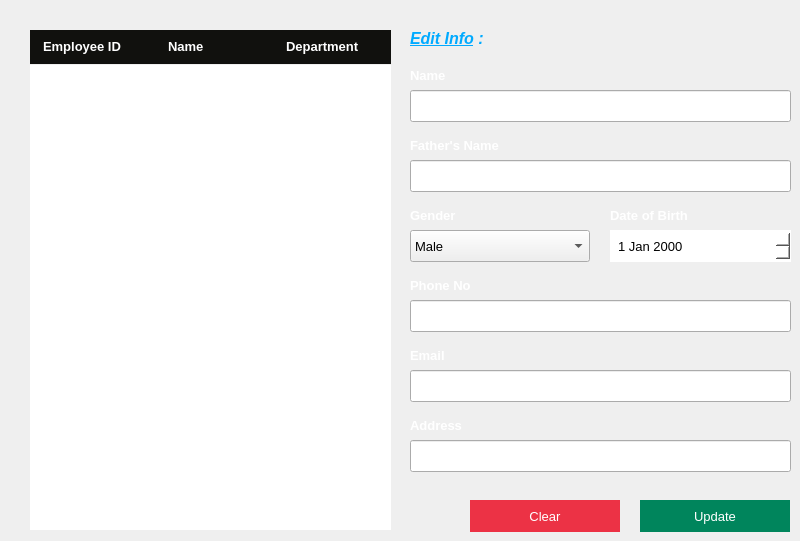
   <widget class="QWidget" name="updateEmpWidget">
    <property name="styleSheet">
     <string notr="true">#updateEmpWidget
{
	background:#2D2D2D;
}

</string>
    </property>
    <widget class="QLineEdit" name="updateEmpName">
     <property name="geometry">
      <rect>
       <x>410</x>
       <y>90</y>
       <width>381</width>
       <height>32</height>
      </rect>
     </property>
     <property name="font">
      <font>
       <family>Arial</family>
       <pointsize>10</pointsize>
      </font>
     </property>
     <property name="styleSheet">
      <string notr="true"/>
     </property>
    </widget>
    <widget class="QLabel" name="id_15">
     <property name="geometry">
      <rect>
       <x>410</x>
       <y>65</y>
       <width>141</width>
       <height>21</height>
      </rect>
     </property>
     <property name="font">
      <font>
       <pointsize>10</pointsize>
       <weight>75</weight>
       <bold>true</bold>
      </font>
     </property>
     <property name="text">
      <string>&lt;html&gt;&lt;head/&gt;&lt;body&gt;&lt;p&gt;&lt;span style=&quot; color:#ffffff;&quot;&gt;Name&lt;/span&gt;&lt;/p&gt;&lt;/body&gt;&lt;/html&gt;</string>
     </property>
    </widget>
    <widget class="QLabel" name="id_16">
     <property name="geometry">
      <rect>
       <x>410</x>
       <y>345</y>
       <width>141</width>
       <height>21</height>
      </rect>
     </property>
     <property name="font">
      <font>
       <pointsize>10</pointsize>
       <weight>75</weight>
       <bold>true</bold>
      </font>
     </property>
     <property name="text">
      <string>&lt;html&gt;&lt;head/&gt;&lt;body&gt;&lt;p&gt;&lt;span style=&quot; color:#ffffff;&quot;&gt;Email&lt;/span&gt;&lt;/p&gt;&lt;/body&gt;&lt;/html&gt;</string>
     </property>
    </widget>
    <widget class="QLabel" name="id_17">
     <property name="geometry">
      <rect>
       <x>410</x>
       <y>205</y>
       <width>141</width>
       <height>21</height>
      </rect>
     </property>
     <property name="font">
      <font>
       <pointsize>10</pointsize>
       <weight>75</weight>
       <bold>true</bold>
      </font>
     </property>
     <property name="text">
      <string>&lt;html&gt;&lt;head/&gt;&lt;body&gt;&lt;p&gt;&lt;span style=&quot; color:#ffffff;&quot;&gt;Gender&lt;/span&gt;&lt;/p&gt;&lt;/body&gt;&lt;/html&gt;</string>
     </property>
    </widget>
    <widget class="QComboBox" name="updateEmpGender">
     <property name="geometry">
      <rect>
       <x>410</x>
       <y>230</y>
       <width>180</width>
       <height>32</height>
      </rect>
     </property>
     <property name="font">
      <font>
       <family>Arial</family>
       <pointsize>10</pointsize>
      </font>
     </property>
     <property name="styleSheet">
      <string notr="true">#empDesig
{
	background:white;
	color:black;
	border:none;
	padding-left:6px;
}</string>
     </property>
     <item>
      <property name="text">
       <string>Male</string>
      </property>
     </item>
     <item>
      <property name="text">
       <string>Female</string>
      </property>
     </item>
     <item>
      <property name="text">
       <string>Other</string>
      </property>
     </item>
    </widget>
    <widget class="QLabel" name="id_19">
     <property name="geometry">
      <rect>
       <x>610</x>
       <y>205</y>
       <width>141</width>
       <height>21</height>
      </rect>
     </property>
     <property name="font">
      <font>
       <pointsize>10</pointsize>
       <weight>75</weight>
       <bold>true</bold>
      </font>
     </property>
     <property name="text">
      <string>&lt;html&gt;&lt;head/&gt;&lt;body&gt;&lt;p&gt;&lt;span style=&quot; color:#ffffff;&quot;&gt;Date of Birth&lt;/span&gt;&lt;/p&gt;&lt;/body&gt;&lt;/html&gt;</string>
     </property>
    </widget>
    <widget class="QLabel" name="id_18">
     <property name="geometry">
      <rect>
       <x>410</x>
       <y>275</y>
       <width>141</width>
       <height>21</height>
      </rect>
     </property>
     <property name="font">
      <font>
       <pointsize>10</pointsize>
       <weight>75</weight>
       <bold>true</bold>
      </font>
     </property>
     <property name="text">
      <string>&lt;html&gt;&lt;head/&gt;&lt;body&gt;&lt;p&gt;&lt;span style=&quot; color:#ffffff;&quot;&gt;Phone No&lt;/span&gt;&lt;/p&gt;&lt;/body&gt;&lt;/html&gt;</string>
     </property>
    </widget>
    <widget class="QLineEdit" name="updateEmpPhone">
     <property name="geometry">
      <rect>
       <x>410</x>
       <y>300</y>
       <width>381</width>
       <height>32</height>
      </rect>
     </property>
     <property name="font">
      <font>
       <family>Arial</family>
       <pointsize>10</pointsize>
      </font>
     </property>
     <property name="styleSheet">
      <string notr="true"/>
     </property>
    </widget>
    <widget class="QLineEdit" name="updateEmpEmail">
     <property name="geometry">
      <rect>
       <x>410</x>
       <y>370</y>
       <width>381</width>
       <height>32</height>
      </rect>
     </property>
     <property name="font">
      <font>
       <family>Arial</family>
       <pointsize>10</pointsize>
      </font>
     </property>
     <property name="styleSheet">
      <string notr="true"/>
     </property>
    </widget>
    <widget class="QLineEdit" name="updateEmpAddress">
     <property name="geometry">
      <rect>
       <x>410</x>
       <y>440</y>
       <width>381</width>
       <height>32</height>
      </rect>
     </property>
     <property name="font">
      <font>
       <family>Arial</family>
       <pointsize>10</pointsize>
      </font>
     </property>
     <property name="styleSheet">
      <string notr="true"/>
     </property>
    </widget>
    <widget class="QLabel" name="id_20">
     <property name="geometry">
      <rect>
       <x>410</x>
       <y>415</y>
       <width>141</width>
       <height>21</height>
      </rect>
     </property>
     <property name="font">
      <font>
       <pointsize>10</pointsize>
       <weight>75</weight>
       <bold>true</bold>
      </font>
     </property>
     <property name="text">
      <string>&lt;html&gt;&lt;head/&gt;&lt;body&gt;&lt;p&gt;&lt;span style=&quot; color:#ffffff;&quot;&gt;Address&lt;/span&gt;&lt;/p&gt;&lt;/body&gt;&lt;/html&gt;</string>
     </property>
    </widget>
    <widget class="QLabel" name="id_21">
     <property name="geometry">
      <rect>
       <x>410</x>
       <y>135</y>
       <width>141</width>
       <height>21</height>
      </rect>
     </property>
     <property name="font">
      <font>
       <pointsize>10</pointsize>
       <weight>75</weight>
       <bold>true</bold>
      </font>
     </property>
     <property name="text">
      <string>&lt;html&gt;&lt;head/&gt;&lt;body&gt;&lt;p&gt;&lt;span style=&quot; color:#ffffff;&quot;&gt;Father's Name&lt;/span&gt;&lt;/p&gt;&lt;/body&gt;&lt;/html&gt;</string>
     </property>
    </widget>
    <widget class="QLineEdit" name="updateEmpFName">
     <property name="geometry">
      <rect>
       <x>410</x>
       <y>160</y>
       <width>381</width>
       <height>32</height>
      </rect>
     </property>
     <property name="font">
      <font>
       <family>Arial</family>
       <pointsize>10</pointsize>
      </font>
     </property>
     <property name="styleSheet">
      <string notr="true"/>
     </property>
    </widget>
    <widget class="QPushButton" name="pushButton_7">
     <property name="geometry">
      <rect>
       <x>640</x>
       <y>500</y>
       <width>150</width>
       <height>32</height>
      </rect>
     </property>
     <property name="font">
      <font>
       <pointsize>10</pointsize>
      </font>
     </property>
     <property name="cursor">
      <cursorShape>PointingHandCursor</cursorShape>
     </property>
     <property name="focusPolicy">
      <enum>Qt::TabFocus</enum>
     </property>
     <property name="styleSheet">
      <string notr="true">#pushButton_7
{
	background:#00855C;
	border:none;
	color:white;
}

#pushButton_7:hover
{
	background:#2D2D2D;
	border:2px solid #00855C;
	color:#00855C;
}</string>
     </property>
     <property name="text">
      <string>Update</string>
     </property>
    </widget>
    <widget class="QPushButton" name="pushButton_8">
     <property name="geometry">
      <rect>
       <x>470</x>
       <y>500</y>
       <width>150</width>
       <height>32</height>
      </rect>
     </property>
     <property name="font">
      <font>
       <pointsize>10</pointsize>
      </font>
     </property>
     <property name="cursor">
      <cursorShape>PointingHandCursor</cursorShape>
     </property>
     <property name="focusPolicy">
      <enum>Qt::TabFocus</enum>
     </property>
     <property name="styleSheet">
      <string notr="true">#pushButton_8
{
	background:#EC3245;
	border:none;
	color:white;
}

#pushButton_8:hover
{
	background:#2d2d2d;
	border:2px solid #EC3245;
	color:#EC3245;
}</string>
     </property>
     <property name="text">
      <string>Clear</string>
     </property>
    </widget>
    <widget class="QLabel" name="label_20">
     <property name="geometry">
      <rect>
       <x>410</x>
       <y>23</y>
       <width>81</width>
       <height>31</height>
      </rect>
     </property>
     <property name="font">
      <font>
       <family>Arial</family>
       <pointsize>12</pointsize>
       <weight>75</weight>
       <bold>true</bold>
      </font>
     </property>
     <property name="text">
      <string>&lt;html&gt;&lt;head/&gt;&lt;body&gt;&lt;p&gt;&lt;span style=&quot; font-style:italic; text-decoration: underline; color:#00aaff;&quot;&gt;Edit Info&lt;/span&gt;&lt;span style=&quot; font-style:italic; color:#00aaff;&quot;&gt; : &lt;/span&gt;&lt;/p&gt;&lt;/body&gt;&lt;/html&gt;</string>
     </property>
    </widget>
    <widget class="QDateEdit" name="updateEmpDOB">
     <property name="geometry">
      <rect>
       <x>610</x>
       <y>230</y>
       <width>181</width>
       <height>32</height>
      </rect>
     </property>
     <property name="font">
      <font>
       <family>Arial</family>
       <pointsize>10</pointsize>
      </font>
     </property>
     <property name="styleSheet">
      <string notr="true">#updateEmpDOB
{
	background:white;
	color:black;
	border:none;
	padding-left:6px;
}</string>
     </property>
    </widget>
    <widget class="QTableView" name="updateTableView">
     <property name="geometry">
      <rect>
       <x>30</x>
       <y>65</y>
       <width>361</width>
       <height>465</height>
      </rect>
     </property>
     <property name="sizePolicy">
      <sizepolicy hsizetype="Fixed" vsizetype="Fixed">
       <horstretch>0</horstretch>
       <verstretch>0</verstretch>
      </sizepolicy>
     </property>
     <property name="focusPolicy">
      <enum>Qt::NoFocus</enum>
     </property>
     <property name="autoFillBackground">
      <bool>false</bool>
     </property>
     <property name="frameShape">
      <enum>QFrame::NoFrame</enum>
     </property>
     <property name="horizontalScrollBarPolicy">
      <enum>Qt::ScrollBarAlwaysOff</enum>
     </property>
     <property name="sizeAdjustPolicy">
      <enum>QAbstractScrollArea::AdjustIgnored</enum>
     </property>
     <property name="editTriggers">
      <set>QAbstractItemView::NoEditTriggers</set>
     </property>
     <property name="tabKeyNavigation">
      <bool>false</bool>
     </property>
     <property name="showDropIndicator" stdset="0">
      <bool>false</bool>
     </property>
     <property name="dragDropOverwriteMode">
      <bool>false</bool>
     </property>
     <property name="alternatingRowColors">
      <bool>true</bool>
     </property>
     <property name="selectionMode">
      <enum>QAbstractItemView::SingleSelection</enum>
     </property>
     <property name="selectionBehavior">
      <enum>QAbstractItemView::SelectRows</enum>
     </property>
     <property name="textElideMode">
      <enum>Qt::ElideNone</enum>
     </property>
     <property name="showGrid">
      <bool>false</bool>
     </property>
     <property name="gridStyle">
      <enum>Qt::NoPen</enum>
     </property>
     <property name="cornerButtonEnabled">
      <bool>false</bool>
     </property>
     <attribute name="horizontalHeaderVisible">
      <bool>false</bool>
     </attribute>
     <attribute name="horizontalHeaderMinimumSectionSize">
      <number>30</number>
     </attribute>
     <attribute name="horizontalHeaderDefaultSectionSize">
      <number>120</number>
     </attribute>
    </widget>
    <widget class="QLabel" name="label_26">
     <property name="geometry">
      <rect>
       <x>30</x>
       <y>30</y>
       <width>131</width>
       <height>34</height>
      </rect>
     </property>
     <property name="font">
      <font>
       <pointsize>10</pointsize>
       <weight>75</weight>
       <bold>true</bold>
      </font>
     </property>
     <property name="styleSheet">
      <string notr="true">#label_26
{
	color:white;
	background:#11110E;
padding-left:10px;
}</string>
     </property>
     <property name="text">
      <string>&lt;html&gt;&lt;head/&gt;&lt;body&gt;&lt;p&gt;    Employee ID&lt;/p&gt;&lt;/body&gt;&lt;/html&gt;</string>
     </property>
    </widget>
    <widget class="QLabel" name="label_27">
     <property name="geometry">
      <rect>
       <x>160</x>
       <y>30</y>
       <width>120</width>
       <height>34</height>
      </rect>
     </property>
     <property name="font">
      <font>
       <pointsize>10</pointsize>
       <weight>75</weight>
       <bold>true</bold>
      </font>
     </property>
     <property name="styleSheet">
      <string notr="true">#label_27
{
	color:white;
	background:#11110E;
	padding-left:5px;
}</string>
     </property>
     <property name="text">
      <string>&lt;html&gt;&lt;head/&gt;&lt;body&gt;&lt;p&gt;Name&lt;/p&gt;&lt;/body&gt;&lt;/html&gt;</string>
     </property>
    </widget>
    <widget class="QLabel" name="label_28">
     <property name="geometry">
      <rect>
       <x>280</x>
       <y>30</y>
       <width>111</width>
       <height>34</height>
      </rect>
     </property>
     <property name="font">
      <font>
       <pointsize>10</pointsize>
       <weight>75</weight>
       <bold>true</bold>
      </font>
     </property>
     <property name="styleSheet">
      <string notr="true">#label_28
{
	color:white;
	background:#11110E;
	padding-left:3px;
}</string>
     </property>
     <property name="text">
      <string>&lt;html&gt;&lt;head/&gt;&lt;body&gt;&lt;p&gt;Department&lt;/p&gt;&lt;/body&gt;&lt;/html&gt;</string>
     </property>
    </widget>
    <widget class="QLabel" name="updateEmpID">
     <property name="geometry">
      <rect>
       <x>485</x>
       <y>23</y>
       <width>191</width>
       <height>31</height>
      </rect>
     </property>
     <property name="font">
      <font>
       <family>Arial</family>
       <pointsize>11</pointsize>
       <italic>true</italic>
      </font>
     </property>
     <property name="styleSheet">
      <string notr="true">color:white;
font-style:italic;</string>
     </property>
     <property name="text">
      <string>&lt;html&gt;&lt;head/&gt;&lt;body&gt;&lt;p&gt;&lt;br/&gt;&lt;/p&gt;&lt;/body&gt;&lt;/html&gt;</string>
     </property>
    </widget>
   </widget>
